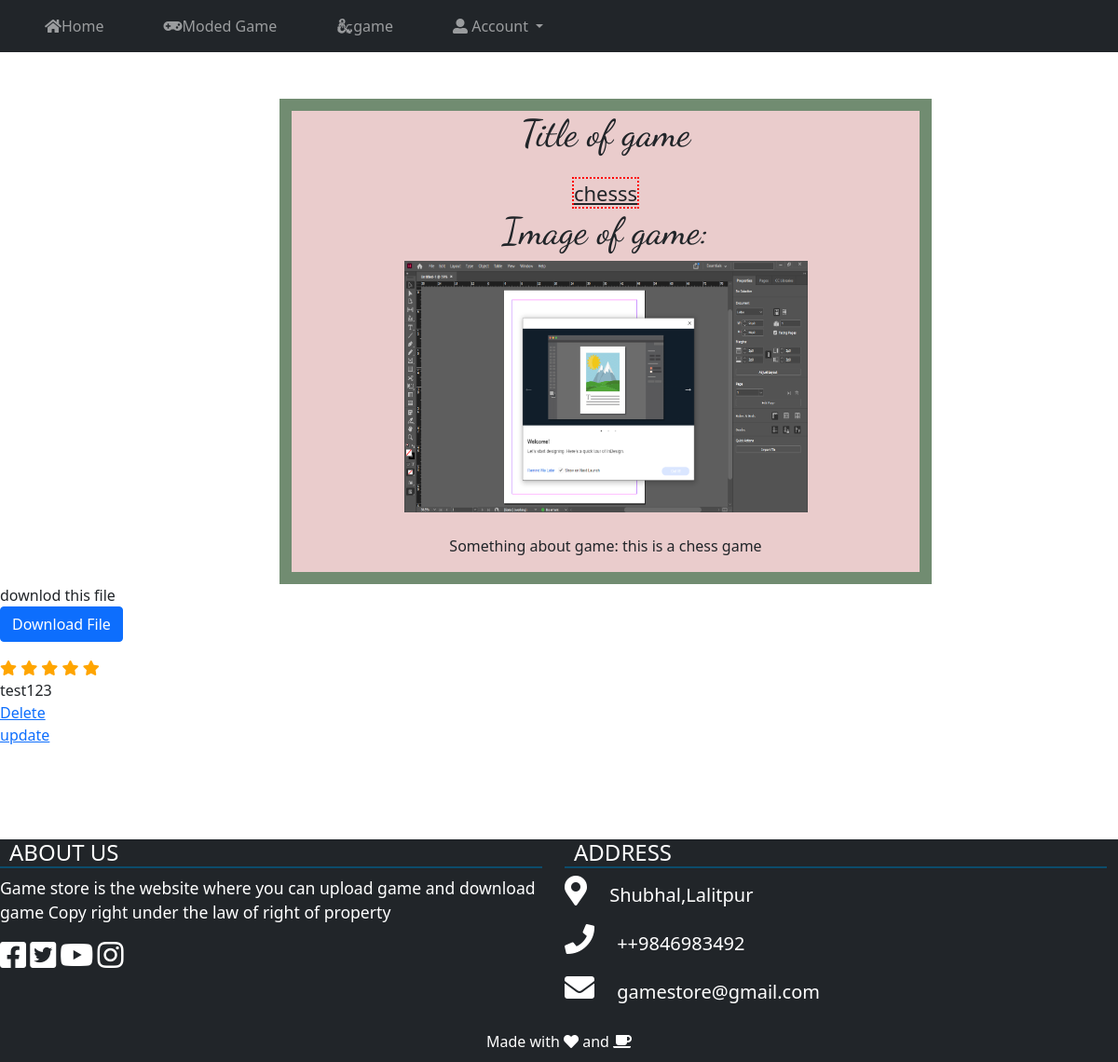
/newpage.php?id=28 (signed in), run on the app's committed database.
### tables this page shows
CREATE TABLE IF NOT EXISTS `game` (
  `id` int(11) NOT NULL AUTO_INCREMENT,
  `useridd` int(11) DEFAULT NULL,
  `title` varchar(255) NOT NULL,
  `catagories` tinyint(1) NOT NULL DEFAULT '1',
  `type` varchar(255) NOT NULL,
  `image` varchar(255) NOT NULL,
  `url` varchar(255) NOT NULL,
  `descripation` text,
  PRIMARY KEY (`id`),
  UNIQUE KEY `title` (`title`),
  KEY `gameidd_fk` (`useridd`)
);

CREATE TABLE IF NOT EXISTS `feedback` (
  `id` int(11) NOT NULL AUTO_INCREMENT,
  `gameid` int(11) NOT NULL,
  `userid` int(11) NOT NULL,
  `comment` varchar(255) NOT NULL,
  `rating` int(11) DEFAULT NULL,
  PRIMARY KEY (`id`),
  KEY `gameid_fk` (`gameid`),
  KEY `userid_fk` (`userid`)
);

### newpage.php (the view, shortened to what this page needs)
<?php
  require_once 'database.php';
$id = $_GET['id'];
$sqll = "SELECT * FROM game WHERE id='$id'";
$resultt = $connection->query($sqll);
$roww = $resultt->fetch_assoc();
?>
<!DOCTYPE html>
<html>
<head>
<link rel="stylesheet" type="text/css" href="css/testonepage.css">
<link rel="stylesheet" href="https://stackpath.bootstrapcdn.com/bootstrap/4.4.0/css/bootstrap.min.css">
    <link rel="stylesheet" href="https://cdnjs.cloudflare.com/ajax/libs/rateYo/2.3.2/jquery.rateyo.min.css">
    <link rel="stylesheet" type="text/css" href="icon/all.min.css">
    <link rel="stylesheet" type="text/css" href="bootstrap/css/bootstrap.min.css">
  <link rel="stylesheet" type="text/css" href="jquery/jquery.js">
  <link rel="stylesheet" type="text/css" href="jquery/mixitup.min.js">
  <link rel="stylesheet" type="text/css" href="bootstrap/js/bootstrap.bundle.min.js">
  <link rel="stylesheet" type="text/css" href="bootstrap/js/bootstrap.min.js">
</head>
<body>
      <nav class="navbar navbar-expand-sm bg-dark navbar-dark">
  <div class="collapse navbar-collapse" id="collapsibleNavbar">
  <ul class="navbar-nav mr-auto">
    <li class="nav-item">
      <a class="nav-link  mx-4 namee" href="home.php"><i class="fas fa-home"></i>Home</a>
    </li>
    <li class="nav-item">
      <a class="nav-link mx-4" href="2ndpage.php"><i class="fas fa-gamepad"></i>Moded Game</a>
    </li>
    <li class="nav-item">
      <a class="nav-link   mx-4" href="3rdpage.php"><i class="fab fa-d-and-d"></i>game</a>
    </li>
       <li class="nav-item dropdown mx-4">
      <a class="nav-link dropdown-toggle" href="#" id="navbardrop" data-toggle="dropdown"><i class="fas fa-user-alt"></i>
        Account
      </a>
    </li>
  </ul>
</div>
</nav>
    <div id="divman">
        <h1 class="titlee"> Title of game</h1><br>
        <span  class="spann">
            <?php echo $roww['title'] ?>
        </span>
        <h1 class="imgtitle">Image of game:</h1>
        <img src="<?php echo $roww['image']?>" >
        <br><br>
        <p class="game-description">Something about game: <?php echo $roww['descripation']?></p>
   </div>
  <p>downlod this file<br>
    <a href="<?php  echo $roww['url'];?>" download rel="noopener noreferrer" target="_blank">
    <button type="button" class="btn btn-primary">Download File</button>
   </a>
     </p>
<?php
$sql="SELECT * FROM feedback";
$result = $connection->query($sql);
           if ($result->num_rows > 0) {
            while ($row = $result->fetch_assoc()) {
                  if($row['gameid']==$roww['id']){
             for($i=1;$i<=$row['rating'];$i++){?>
         <span class="fa fa-star checked"></span>
           <?php }?>
         <br>
           <?php echo $row['comment'] ?> <br>
           <?php } ?>
          <?php
          if($row['gameid']==$roww['id']){
        if($row['userid']==$_SESSION['id']) {
        ?>
          <a href="deletecomment.php?id=<?php echo $row['id'] ?>&&gameid=<?php echo $row['gameid'] ?>" onclick="return confirm('Are you sure to delete?')">
         Delete
        </a>
        <br>
         <?php }} ?>
         <?php
          if($row['gameid']==$roww['id']){
         if($row['userid']==$_SESSION['id']) {
        ?>
         <a href="commentupdate.php?id=<?php echo $row['id'] ?>&&gameid=<?php echo $row['gameid'] ?>">
         update
        </a>
        <br>
         <?php  }} ?>
        <?php }} ?>
          <footer class="bg-dark text-white foot">
     <div class="row" style="margin-right: 0px;">
      <div class="col-sm-6">
         <h4 class="footheading">ABOUT US</h4>
         <p class="footpa1">Game store is the website where you can upload game and download game Copy right under the law of right of property</p><br>
         <i class="fab fa-facebook-square fa-2x"></i>
           <i class="fab fa-twitter-square fa-2x" ></i>
           <i class="fab fa-youtube fa-2x" ></i>
           <i class="fab fa-instagram fa-2x"></i>
      </div>
      <div class="col-sm-6">
         <h4 class="footheading">ADDRESS</h4>
       <i class="fas fa-map-marker-alt fa-2x footi"></i>
      <p class="footpa">Shubhal,Lalitpur</p><br>
      <i class="fas fa-phone fa-2x footi"></i>
        <p class="footpa">++9846983492</p><br>
        <i class="fas fa-envelope fa-2x footi"></i>
       <p class="footpa">gamestore@gmail.com</p><br>
       </div>
    </div>
    <p  class="last">Made with <i class="fas fa-heart"></i> and <i class="fas fa-coffee"></i></p>
  </footer>
</body>
</html>

### css/testonepage.css (style rules this page uses)
* { margin: 0; padding: 0; }
#divman { text-align: center; border: 0.8125rem solid #718c71; background: #eacccc; position: relative; left:18.75rem; width:43.75rem; margin-top: 50px; }
.titlee { margin-bottom: 0px; font-family: 'Dancing Script', cursive; }
.spann { font-size: 1.375rem; text-decoration: underline; border: 0.125rem dotted red; }
.imgtitle { font-family: 'Dancing Script', cursive; }
img { height:16.875rem; width:27.0625rem; }
.checked { color:orange; }
.foot { height: 100%; padding-top:0; margin-top:100px; width: 100%; }
.footheading { border-bottom-width: 0.125rem; border-bottom-style: solid; border-bottom-color: rgb(12, 76, 107); padding:0px 0.625rem; }
.footi { font-size: 1.4375rem; text-align: center; cursor: pointer; }
.footpa1 { display: inline-block; font-size: 1.1rem; }
.footpa { display: inline-block; padding:0px 1.25rem; font-size: 1.25rem; }
.last { text-align: center; padding:0.625rem 0px; margin: 0; }

### data on the page
game: title "chesss", image (picture), descripation "this is a chess game"
feedback: rating 5 (drawn), comment "test123"
